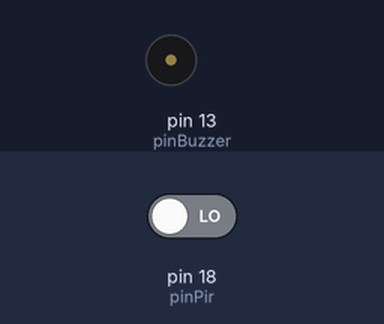
Simulated run of this sketch. Board: Arduino Uno, built with avr-gcc and run on an emulated ATmega328P. Shown: buzzer (waves = sounding, pin HIGH). The inputs (shaded band) are chosen by the test bench; at power-on: pin 18 (pinPir) LOW.

Above: at 1.2 s.
1.3 s: pin 18 (pinPir) driven HIGH
At 2.5 s:
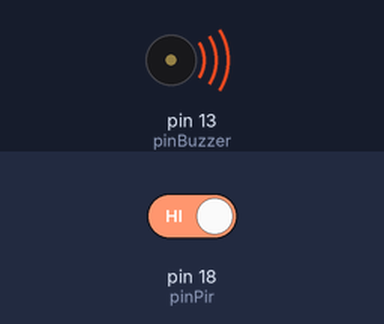
2.8 s: pin 18 (pinPir) driven LOW
At 3.7 s:
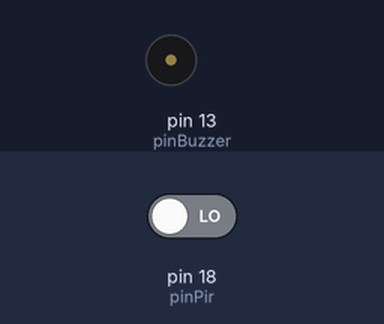
Timing chart, 0 to 5.8 s (numbered marks = the images above; inputs shaded):
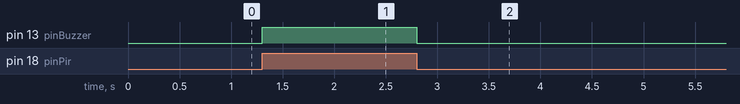

The sketch:

pirTest.ino
```cpp
int pinPir = 18;
int pinBuzzer = 13;

void setup() {
  // put your setup code here, to run once:
  Serial.begin(9600);
  pinMode(pinPir, INPUT);
  pinMode(pinBuzzer, OUTPUT);
}

void loop() {
  if (digitalRead(pinPir)) {
    digitalWrite(pinBuzzer, HIGH);
  } else {
    digitalWrite(pinBuzzer, LOW);
  }
}
```

Measured:
- after the input at 1.3 s, pin 13 (pinBuzzer): LOW → HIGH at once
- after the input at 2.8 s, pin 13 (pinBuzzer): HIGH → LOW at once
